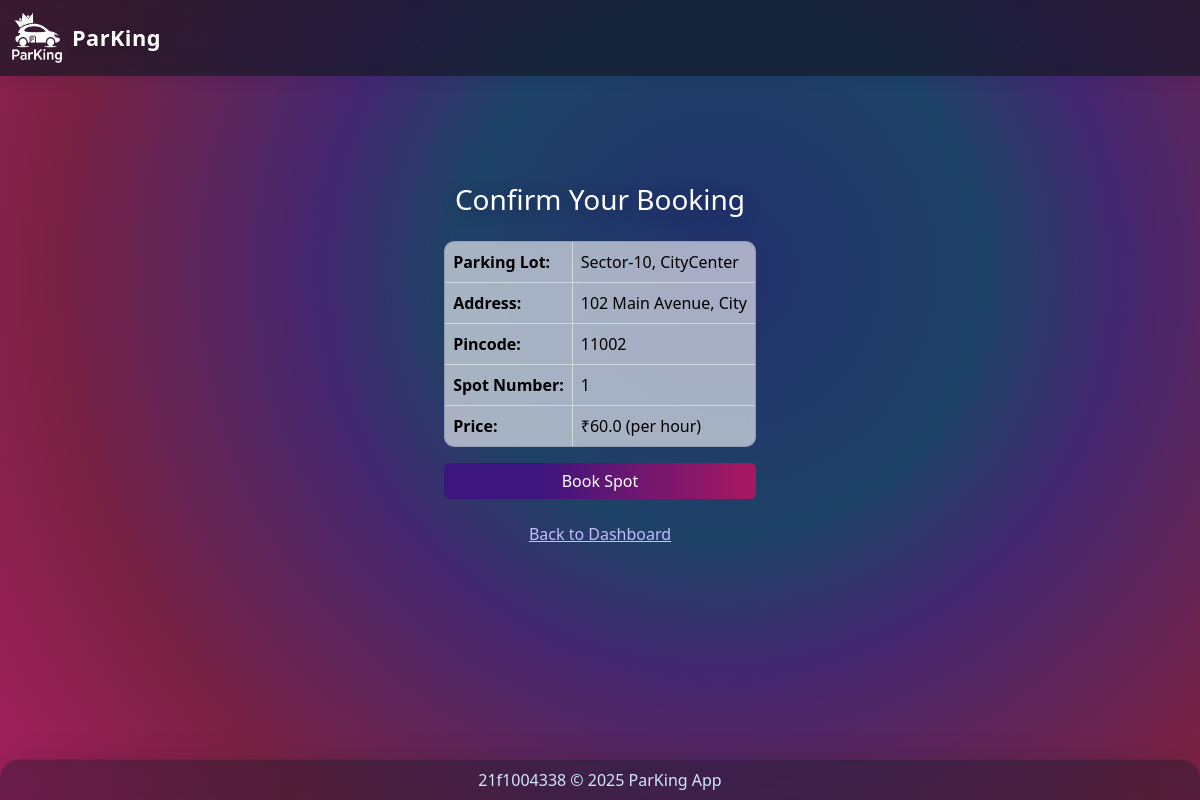
Before: /book_spot/11 (signed in) with the older database file.
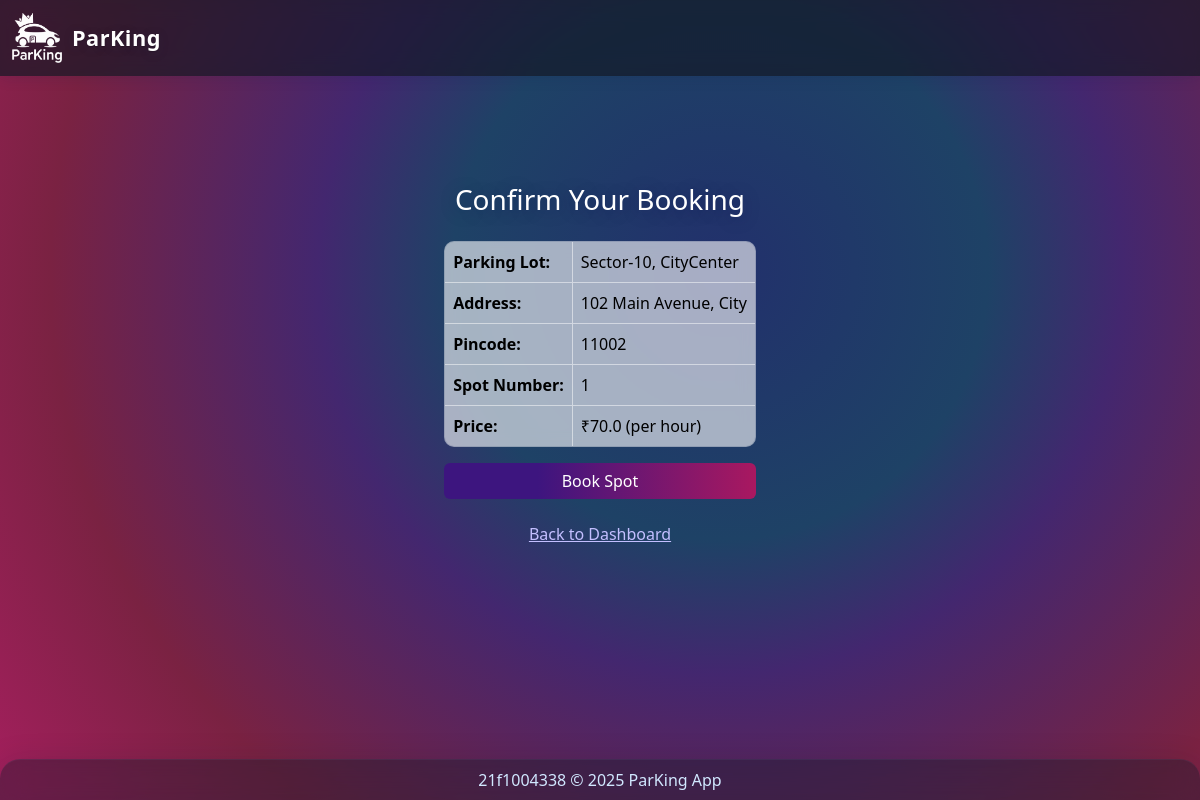
After: the same page with the newer database file.
### controllers/database.py (models this page shows)
class ParkingLot(db.Model):
    id = db.Column(db.Integer, primary_key=True)
    location = db.Column(db.String(120), nullable=False)
    prices = db.Column(db.Float, nullable=False)
    address = db.Column(db.String(200), nullable=False)
    pincode = db.Column(db.String(10), nullable=False)
    max_spots = db.Column(db.Integer, nullable=False)
    spots = db.relationship('ParkingSpot', backref='parking_lot', cascade='all, delete-orphan', lazy=True)

### app.py (the view, shortened to what this page needs)
@app.route('/book_spot/<int:spot_id>', methods=['GET', 'POST'])
def book_spot(spot_id):
    user_id = session.get('user_id')
    if not user_id:
        flash("Please log in to book a spot.", "danger")
        return redirect(url_for('login'))
    spot = ParkingSpot.query.get_or_404(spot_id)
    lot = ParkingLot.query.get_or_404(spot.lot_id)
    return render_template('booking.html', spot=spot, lot=lot)

### templates/booking.html (shortened to what this page needs)
{% extends "layout.html" %}
{% block content %}
<div class="container d-flex justify-content-center align-items-center" style="min-height:70vh;">
    <div>
        <h3 class="mb-4 text-center" style="color:#1A237E;">Confirm Your Booking</h3>
        <table class="table table-bordered table-hover align-middle frosted-table">
            <tr>
                <th>Parking Lot:</th>
                <td>{{ lot.location }}</td>
            </tr>
            <tr>
                <th>Address:</th>
                <td>{{ lot.address }}</td>
            </tr>
            <tr>
                <th>Pincode:</th>
                <td>{{ lot.pincode }}</td>
            </tr>
            <tr>
                <th>Spot Number:</th>
                <td>{{ spot.spot_number }}</td>
            </tr>
            <tr>
                <th>Price:</th>
                <td>₹{{ lot.prices }} (per hour)</td>
            </tr>
        </table>
        <form method="post">
            <button type="submit" class="btn btn-primary w-100">Book Spot</button>
        </form>
        <div class="mt-3 text-center">
            <a href="{{ url_for('user_dashboard') }}" class="btn btn-link">Back to Dashboard</a>
        </div>
    </div>
</div>
{% endblock %}

Changed rows visible on the page:
changed ParkingLot "Sector-10, CityCenter": prices "60.0" → "70.0"
